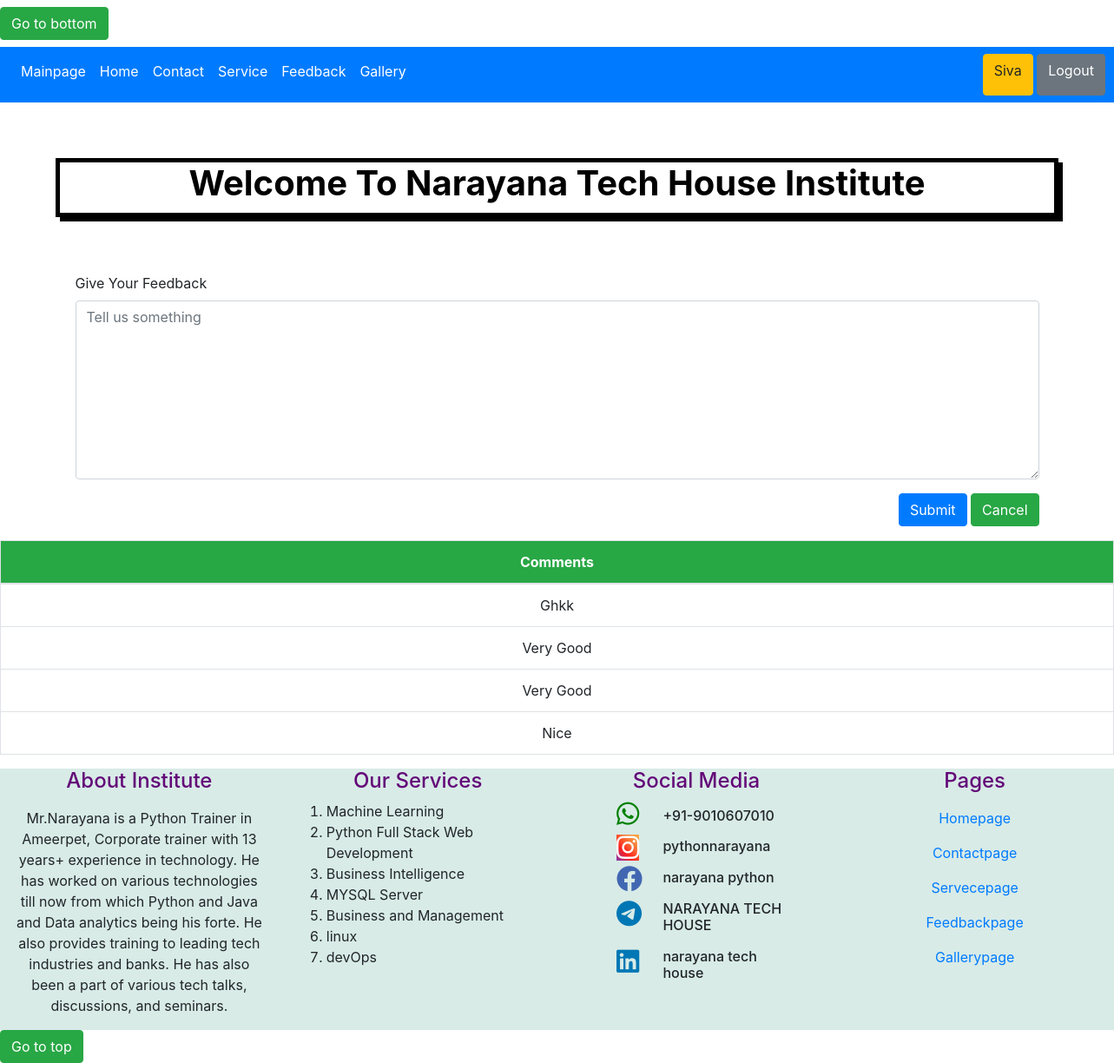
Screenshot of /feedbackpage (signed in) with the database file from the repository.
### institute1app/models.py (models this page shows)
class Commet(models.Model):
    commit=models.CharField(max_length=9050)

### institute1app/views.py (the view, shortened to what this page needs)
# urls.py: path('feedbackpage',views.feedbackpage,name='feedbackpage'),
@login_required(login_url='login')
def feedbackpage(request):
    if request.method == 'GET':
        data = Commet.objects.all()
        return render(request,'feedbackpage.html', {'preethi':data})

### templates/feedbackpage.html (shortened to what this page needs)
{% extends 'base.html' %}
{% block nth %}
<body>
  <div class="container mt-5">
    <form method="POST">
      <div class="form-group">
        <label>Give Your Feedback</label>
        <textarea name="course" rows="8" cols="80" class="form-control" placeholder="Tell us something"></textarea>
      </div>
      <div class="text-right">
        <input type="submit"    value="Submit" class="btn btn-primary">
        <input type="reset" value="Cancel" class="btn btn-success">
      </div>
    </form>
  </div>
  {% if preethi %}
  <div class="mt-3">
    <table class='table table-bordered text-center'>
        <thead class='text-center text-capitalize bg-success text-white'>
            <tr>
              <th>comments</th>
            </tr>
        </thead>
      <tbody class='text-center text-capitalize bg-white'>
        {% for i in preethi  %}
        <tr>
          <td>{{ i.commit }}</td>
        </tr>
        {% endfor %}
      </tbody>
    </table>
  </div>
  {% endif %}
</body>
{% endblock %}

### templates/base.html (shortened to what this page needs)
<!DOCTYPE html>
<html lang="en" dir="ltr">
  <head>
    {% include 'cdnlines.html' %}
  </head>
  <body>
<div class="text-left mt-2">
    <a href="#bottom" class="btn btn-success mb-2">Go to bottom</a>
</div>
    <nav class='navbar navbar-expand-md bg-primary smoothScroll'role="navigation">
      <ul class='navbar-nav'>
        <li class='nav-item'>
          <a class='nav-link text-capitalize text-white'href="{% url 'mainpage' %}">Mainpage</a>
        </li>
        <li class='nav-item'>
          <a class='nav-link text-capitalize text-white'href="{% url 'homepage' %}">Home</a>
        </li>
        <li class='nav-item'>
          <a class='nav-link text-capitalize text-white'href="{% url 'contactpage' %}">Contact</a>
        </li>
        <li class='nav-item'>
          <a class='nav-link text-capitalize text-white'href="{% url 'servicepage' %}">Service</a>
        </li>
        <li class='nav-item'>
          <a class='nav-link text-capitalize text-white'href="{% url 'feedbackpage' %}">Feedback</a>
        </li>
        <li class='nav-item'>
          <a class='nav-link text-capitalize text-white'href="{% url 'gallerypage' %}">Gallery</a>
        </li>
        <span class="btn btn-warning" >{{ request.user.username |capfirst }}</span>&nbsp; &nbsp;
        <a class="btn btn-secondary" href="{% url 'logout'%}" class="text-primary">Logout</a>
      </ul>
    </nav>
    <h1 class='text-capitalize text-center'>welcome to Narayana Tech House Institute</h1>
   {% block nth %}
   {% endblock %}
    <footer class='footer b'>
     <div class="container-fluid">
       <div class="row">
         <div class="col-md-3 text-center">
           <h4 class='text-capitalize a'>about institute</h4>
           <p class='font-weight-normal mt-3'>Mr.Narayana is a Python Trainer in Ameerpet, Corporate trainer with 13 years+ experience in technology.
             He has worked on various technologies till now from which Python and Java and Data analytics being his forte.
             He also provides training to leading tech industries and banks.
             He has also been a part of various tech talks, discussions, and seminars.</p>
         </div>
         <div class="col-md-3 ">
           <h4 class='text-capitalize a text-center'>our services</h4>
           <ol class='text-left'>
             <li>Machine Learning</li>
             <li>Python Full Stack Web Development</li>
             <li>Business Intelligence</li>
             <li>MYSQL Server</li>
             <li>Business and Management</li>
             <li>linux</li>
             <li>devOps</li>
           </ol>
         </div>
         <div class="col-md-3 text-center">
           <h4 class='text-capitalize a'>social media</h4>
           <ul class='text-center navbar-nav'>
             <li>
               <div class="row text-center">
                 <div class="offset-md-2 col-md-2 text-center">
                   <i class="fab fa-whatsapp" style="font-size:30px;color:green;"></i>
                 </div>
                 <div class="col-md-8 text-left mt-2 pr-5">
                   <h6>+91-9010607010</h6>
                 </div>
               </div>
             </li>
             <li>
               <div class="row text-center">
                 <div class="offset-md-2 col-md-2 text-center">
                   <i class="fab fa-instagram mt-1" style="font-size:30px;color:white;background: linear-gradient(45deg, #833AB4, #FD1D1D, #F77737, #FCAF45);"></i>
                 </div>
                 <div class="col-md-8 text-left mt-2 pr-5">
                   <h6>pythonnarayana</h6>
                 </div>
               </div>
             </li>
             <li>
               <div class="row text-center">
                 <div class="offset-md-2 col-md-2 text-center">
                   <i class="fab fa-facebook mt-1" style="font-size:30px;color:#4267B2;"></i>
                 </div>
                 <div class="col-md-8 text-left mt-2 pr-5">
                   <h6>narayana python</h6>
                 </div>
               </div>
             </li>
             <li>
               <div class="row text-center">
                 <div class="offset-md-2 col-md-2 text-center">
                   <i class="fab fa-telegram mt-2" style="font-size:30px;color:#0077B5;"></i>
                 </div>
                 <div class="col-md-8 text-left mt-2 pr-5">
                   <h6>NARAYANA TECH HOUSE</h6>
                 </div>
               </div>
             </li>
             <li>
               <div class="row text-center">
                 <div class="offset-md-2 col-md-2 text-center">
                   <i class="fab fa-linkedin mt-2" style="font-size:30px;color:#0077B5;"></i>
                 </div>
                 <div class="col-md-8 text-left mt-2 pr-5">
                   <h6>narayana tech house</h6>
                 </div>
               </div>
             </li>
           </ul>
         </div>
         <div class="col-md-3 text-center">
           <h4 class='text-capitalize a'>pages</h4>
           <ul class='navbar-nav'>
             <li class='nav-item'>
               <a class='nav-link text-capitalize'href="{% url 'homepage' %}">homepage</a>
             </li>
             <li class='nav-item'>
               <a class='nav-link text-capitalize'href="{% url 'contactpage' %}">contactpage</a>
             </li>
             <li class='nav-item'>
               <a class='nav-link text-capitalize'href="{% url 'servicepage' %}">servecepage</a>
             </li>
             <li class='nav-item'>
               <a class='nav-link text-capitalize'href="{% url 'feedbackpage' %}">feedbackpage</a>
             </li>
             <li class='nav-item'>
               <a class='nav-link text-capitalize'href="{% url 'gallerypage' %}">gallerypage</a>
             </li>
           </ul>
         </div>
       </div>
     </div>
    </footer>
    <a href="#top" class="btn btn-success">Go to top</a>
  </body>
</html>

### templates/base.html (style rules this page uses)
.b { background: #d8ebe7; }
h1 { border: 5px solid; padding-bottom:10px; margin: 10px 200px 10px 200px; box-shadow: 5px 5px; margin: 5%; font-weight: bold; color: #000000; }
.a { color:#630778; }

### rows the page displays
Commet: commit "Ghkk"
Commet: commit "Very Good"
Commet: commit "Very Good"
Commet: commit "Nice"

### other values shown
{{ request.user.username |capfirst }} "Siva"
